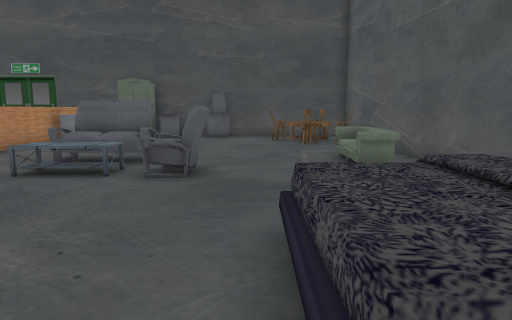
[1] (above)

20 first-person views from a walk through a Unity game level. The camera is 1.4 m above the floor, tilts 8° down and sees 70° across. The floor is counted in squares, 1 m on a side. Each view is taken from the middle of a square. On the plan, view 1 faces up. The plan holds only what a view shows up to about 16 squares ahead; the rest is blank. The place goes on beyond the plan. The player character is not drawn. Some surface patterns are stand-ins.

[2]
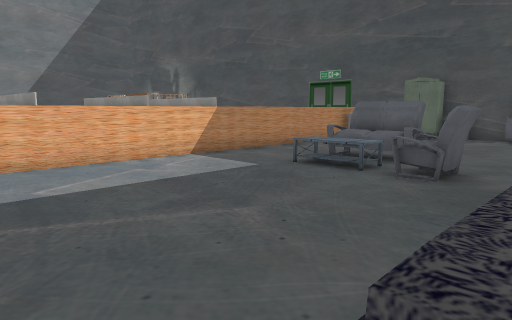

[3]
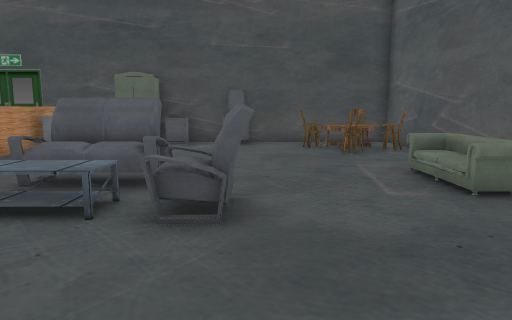

[4]
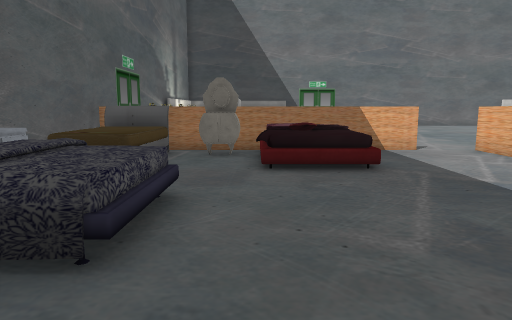

[5]
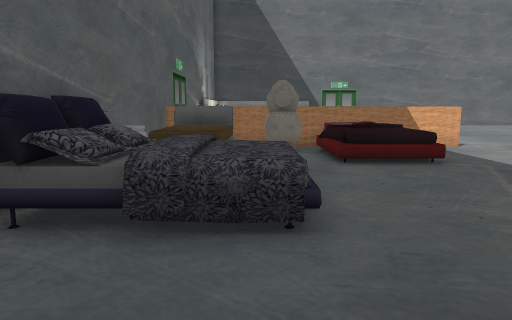

[6]
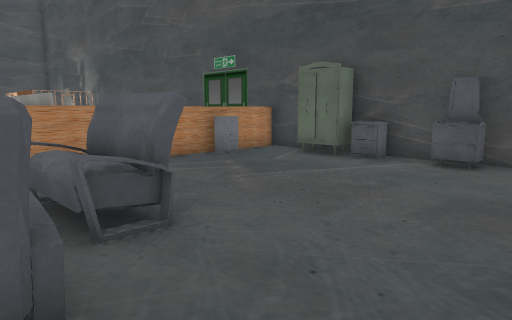

[7]
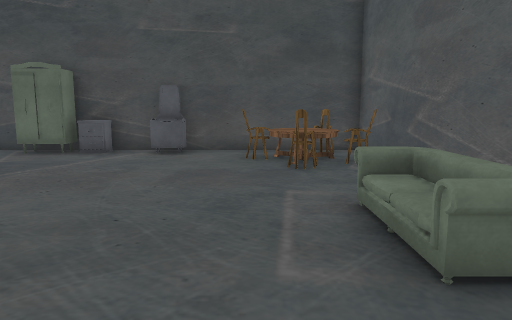

[8]
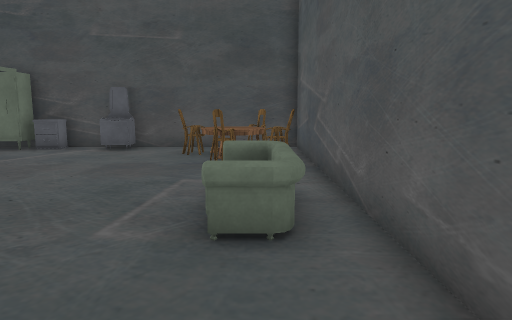

[9]
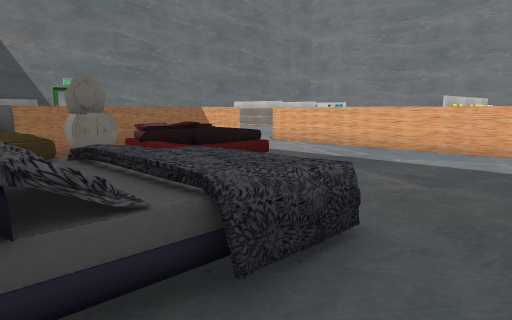

[10]
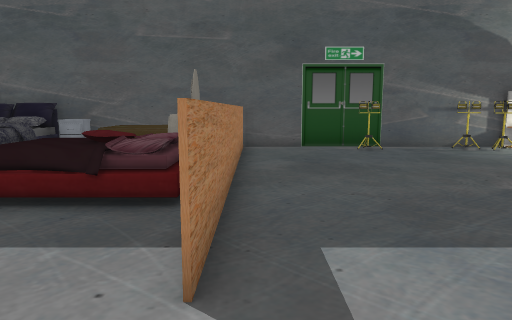

[11]
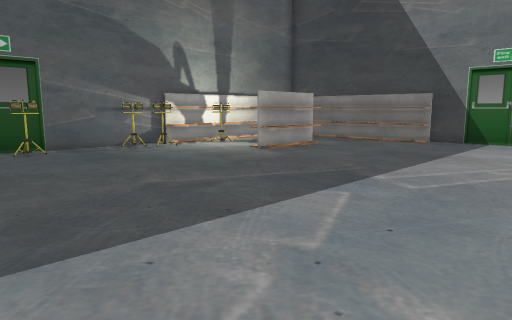

[12]
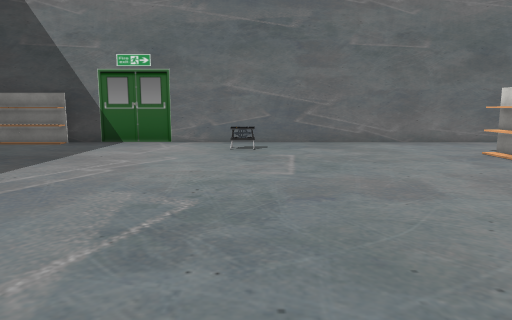

[13]
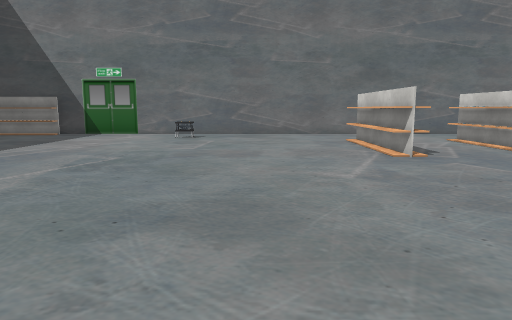

[14]
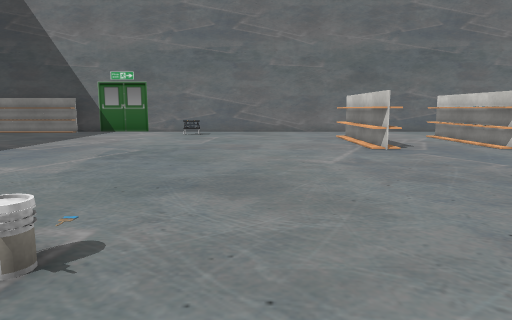

[15]
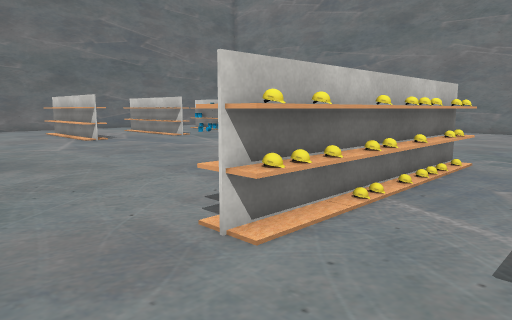

[16]
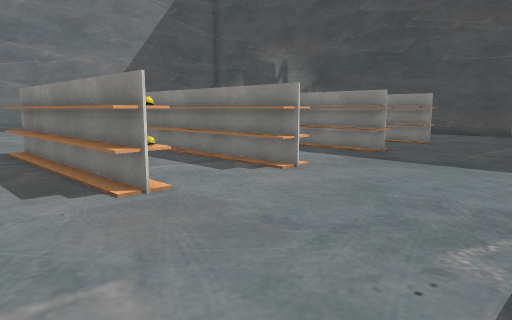

[17]
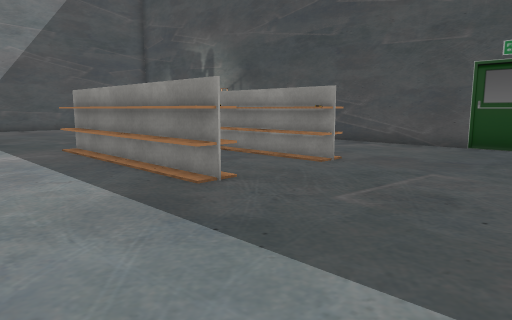

[18]
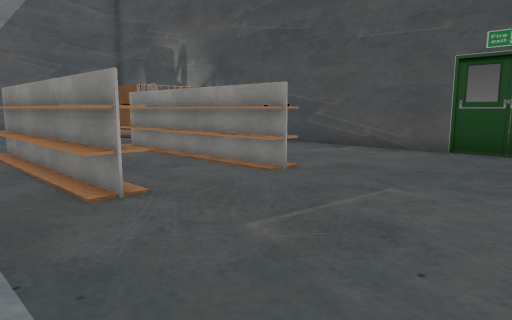

[19]
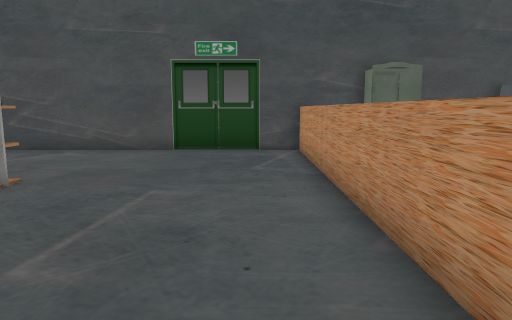

[20]
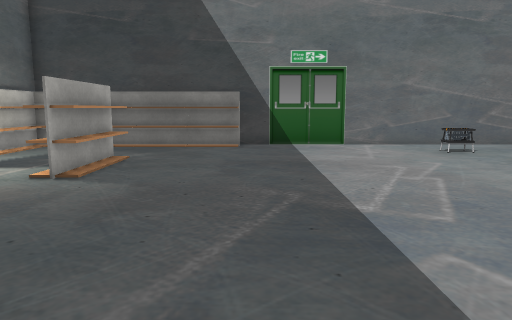

### Floor plan
Points are (right, up) in squares from view 1. A wall is a line through its corners. A room is listed if a view was taken in it or the views show most of it. See-through windows are left out.
Room 1 (views 1, 2, 3, 4, 5, 6, 7, 8, 9)
walls: (4.5, 6.4) (4.5, 18.4) (-8, 18.4); (-8.5, 14.5) (-8.5, -5.5); (-8.5, 18.4) (-8.5, 16.4); (-6.6, -5.5) (1.6, -5.5); (4.5, -6.5) (4.5, 3.4)
low walls: (-3.9, -3.6) (-3.7, -2.6); (-3.9, -3.7) (-3.7, -2.8); (-3.7, -4.7) (-3.7, -3.7); (-3.9, -4.7) (-3.9, -2.4)
ways out: opening at (-7, -5) to room 2; opening at (3, -5.7) to room 2
objects: closet (-8, 15) to (-8, 16); closet (-6, 17) to (-5, 17); table (-5, 8) to (-3, 8); other object (-5, 9) to (-3, 11); closet (-4, 18); other object (-2, 7) to (-1, 9); mirror (-2, 18) to (-1, 18); mirror (0, -4) to (1, -4); other object (0, 1) to (4, 4); chair (1, 16) to (1, 17); box (2, -5) to (4, -1); chair (2, 14) to (2, 15); table (2, 16) to (2, 17); other object (3, 9) to (3, 11); chair (3, 15) to (4, 16); chair (3, 17) to (3, 18); closet (4, 0) to (4, 1)
Room 2 (views 10, 11, 12, 13, 14, 15, 16, 17, 18, 19, 20)
walls: (1.4, -5.5) (-6.6, -5.5); (-8.5, 8) (-8.5, 14.5); (4.5, -15.2) (4.5, -6.5); (-21.2, -23.3) (-3.5, -23.3); (-8.5, 16.4) (-8.5, 18.4); (-8, 18.4) (-19.5, 18.4)
low walls: (-2.8, -4.7) (-3.7, -4.7)
ways out: opening at (-7, -5) to room 1; opening at (3, -5.7) to room 1
objects: other object (-22, -18); other object (-22, -16); other object (-22, -15) to (-22, -14); shelf (-22, 0) to (-21, 0); shelf (-22, 4) to (-20, 4); shelf (-22, 8) to (-20, 8); shelf (-22, 12) to (-20, 12); shelf (-20, 0) to (-19, 0); shelf (-19, -19) to (-18, -18); shelf (-19, -17) to (-18, -16); shelf (-19, -15) to (-18, -14); shelf (-19, 4) to (-18, 4); shelf (-19, 8) to (-19, 9); shelf (-19, 12) to (-19, 13); shelf (-18, 0) to (-17, 0); shelf (-18, 8) to (-17, 9); shelf (-18, 12) to (-17, 13); shelf (-17, 4); shelf (-16, 0) to (-15, 0); shelf (-16, 4) to (-15, 4); shelf (-16, 8) to (-15, 9); shelf (-16, 12) to (-16, 13); other object (-15, 9); bucket (-12, -3); other object (-11, -21); shelf (-3, -23) to (-2, -22); shelf (-1, -23) to (0, -22); shelf (0, -19) to (0, -16); shelf (1, -23) to (2, -22); shelf (3, -23) to (4, -22); other object (3, -17); other object (3, -14); shelf (4, -22) to (4, -21); other object (4, -20) to (4, -19); shelf (4, -16) to (4, -15); other object (4, -14) to (4, -13); other object (4, -10)

Where each view was taken, in squares from view 1:
view 1: 0 up, 0 right, facing up
view 2: 0 up, 1 right, facing up-left
view 3: 3 up, 1 left, facing up
view 4: 7 up, 1 left, facing down
view 5: 8 up, 1 right, facing down
view 6: 8 up, 1 right, facing up-left
view 7: 6 up, 1 right, facing up
view 8: 5 up, 3 right, facing up
view 9: 6 up, 4 right, facing down-left
view 10: 6 down, 9 left, facing right
view 11: 7 down, 9 left, facing down-right
view 12: 8 down, 11 left, facing down
view 13: 3 down, 14 left, facing down
view 14: 1 down, 14 left, facing down
view 15: 3 up, 12 left, facing down-left
view 16: 3 down, 9 left, facing up-left
view 17: 4 up, 9 left, facing up-left
view 18: 6 up, 9 left, facing up-left
view 19: 6 up, 10 left, facing up
view 20: 9 down, 4 left, facing down
